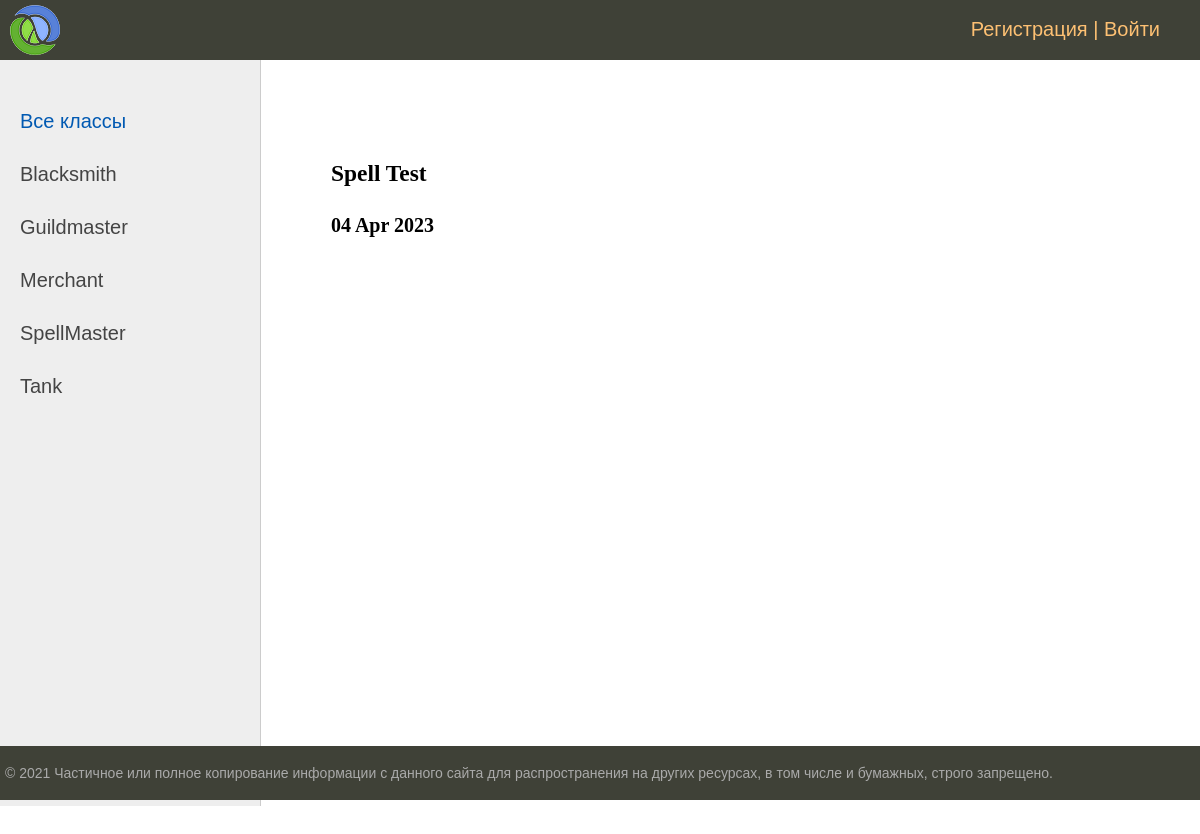
The app's page /post/spell-test/ with its own data.
### ads/models.py (models this page shows, shortened)
class Category(models.Model):
    name = models.CharField(max_length=255, choices=POSITION)
    slug = models.SlugField(max_length=255, unique=True, verbose_name="URL")
    def get_absolute_url(self):
        return reverse('category', kwargs={'category_slug': self.slug})

class Post(models.Model):
    user = models.ForeignKey(User, on_delete=models.CASCADE)
    slug = models.SlugField(max_length=255, unique=True, verbose_name="URL")
    created = models.DateTimeField(auto_now_add=True)
    category = models.ForeignKey(Category, on_delete=models.CASCADE)
    article = models.CharField(max_length=255)
    post_text = HTMLField()

### ads/views.py (the view)
# urls.py: path('post/<slug:post_slug>/', PostDetail.as_view(), name='post'),
class PostDetail(DataMixin, DetailView):
    model = Post
    template_name = 'post.html'
    slug_url_kwarg = 'post_slug'
    context_object_name = 'post'
    def get_context_data(self, **kwargs):
        context = super().get_context_data(**kwargs)
        c_def = self.get_user_context(title=f"{context['post'].article}")
        return dict(list(context.items()) + list(c_def.items()))

### ads/utils.py (called while the page is built)
        def get_user_context(self, **kwargs):
                context = kwargs
                categories = Category.objects.annotate(Count('post'))
                user_menu = menu.copy()
                if not self.request.user.is_authenticated:
                        user_menu.pop(0)
                context['menu'] = user_menu
                context['categories'] = categories
                if 'cat_selected' not in context:
                        context['cat_selected'] = 0
                return context

### templates/post.html (shortened to what this page needs)
{% extends "base.html" %}
{% block content %}
<h3>{{ post.article }}</h3>
<h4>{{ post.created|date:'d M Y' }}</h4>
{% endblock content %}

### templates/base.html (shortened to what this page needs)
{% load static %}
{% load custom_tags %}
<!DOCTYPE html>
<html>
<head>
	<link type="text/css" href="{% static 'css/styles.css' %}" rel="stylesheet" />
</head>
<body>
<table class="table-page" border=0 cellpadding="0" cellspacing="0">
<tr><td valign=top>
{% block mainmenu %}
		<div class="header">
			<ul id="mainmenu" class="mainmenu">
			<li class="logo"><a href="{% url 'post_list' %}"><div class="logo"></div></a></li>
				{% if request.user.is_authenticated %}
				<li class="last"> {{user.username}} | <a href="{% url 'logout' %}">Выйти</a></li>
				{% else %}
				<li class="last"><a href="{% url 'register' %}">Регистрация</a> | <a href="{% url 'login' %}">Войти</a></li>
				{% endif %}
			</ul>
		</div>
{% endblock mainmenu %}
<table class="table-content" border=0 cellpadding="0" cellspacing="0">
<tr>
	<td valign="top" class="left-chapters">
	<ul id="leftchapters">
{% if cat_selected == 0 %}
		<li class="selected">Все классы</li>
{% else %}
		<li><a href="{% url 'post_list' %}">Все классы</a></li>
{% endif %}
{% for c in categories %}
{% if c.post__count > 0  %}
	{% if c.pk == cat_selected %}
		<li class="selected">{{c.name}}</li>
	{% else %}
		<li><a href="{{c.get_absolute_url}}">{{c.name}}</a></li>
	{% endif %}
{% endif %}
{% endfor %}
	</ul>
</td>
<td valign="top" class="content">
	<div class="content-text">
{% block content %}
{% endblock %}
	</div>
</td></tr></table>
</td></tr>
<tr><td valign=top>
	<div id="footer">
		<p>&copy; 2021 Частичное или полное копирование информации с данного сайта для распространения на других ресурсах, в том числе и бумажных, строго запрещено.</p>
	</div>
</td></tr></table>
</body>
</html>

### static/css/styles.css (style rules this page uses)
html, body { font-family: 'Arial'; margin: 0; padding: 0; height: 100%; width: 100%; color: #444; }
a { color: #0059b2; text-decoration: none; }
.table-page { width: 100%; height: 100%; vertical-align: top; }
.table-page tr { height: 100%; }
.header { background: #3F4137; height: 60px; }
.logo { background: url('../images/logo.png') no-repeat 10px 5px; width: 70px; height: 60px; }
ul.mainmenu { list-style: none; margin: 0; padding: 0; height: 60px; color: #fdc073; font-size: 20px; overflow: hidden; }
ul.mainmenu li { float: left; margin: 18px 40px 0 30px; }
ul.mainmenu li.logo { margin: 0; }
ul.mainmenu li.last { float: right; }
ul.mainmenu li a { color: #fdc073; text-decoration: none; }
.table-content { width: 100%; min-height: 100%; height: 100%; }
.left-chapters { margin: 0; background: #eee; border-right: 1px solid #ccc; min-height: 100%; }
.left-chapters ul { width: 230px; min-height: 100%; margin: 0; padding: 20px 10px 10px 20px; list-style: none; font-size: 20px; }
.left-chapters ul li { margin: 30px 0 0 0; color: #999; }
.left-chapters ul li.selected { color: #0059b2; }
.left-chapters ul li a { color: #444; text-decoration: none; }
.content { padding: 40px 20px 20px 40px; width: 100%; box-sizing: border-box; }
.content-text { margin: 60px 0 0 30px; color: #000; font-size: 20px; font-family: Yandex Sans Display Light; }
#footer { box-sizing: border-box; background: #3F4137; padding: 5px; color: #aaa; font-size: 14px; font-family: Verdana, Geneva, Arial, Helvetica; text-align: left; overflow: hidden; }

### records on screen
Category: name "Blacksmith"
Category: name "Guildmaster"
Category: name "Merchant"
Category: name "SpellMaster"
Category: name "Tank"
Post: article "Spell Test", created "04 Apr 2023"
